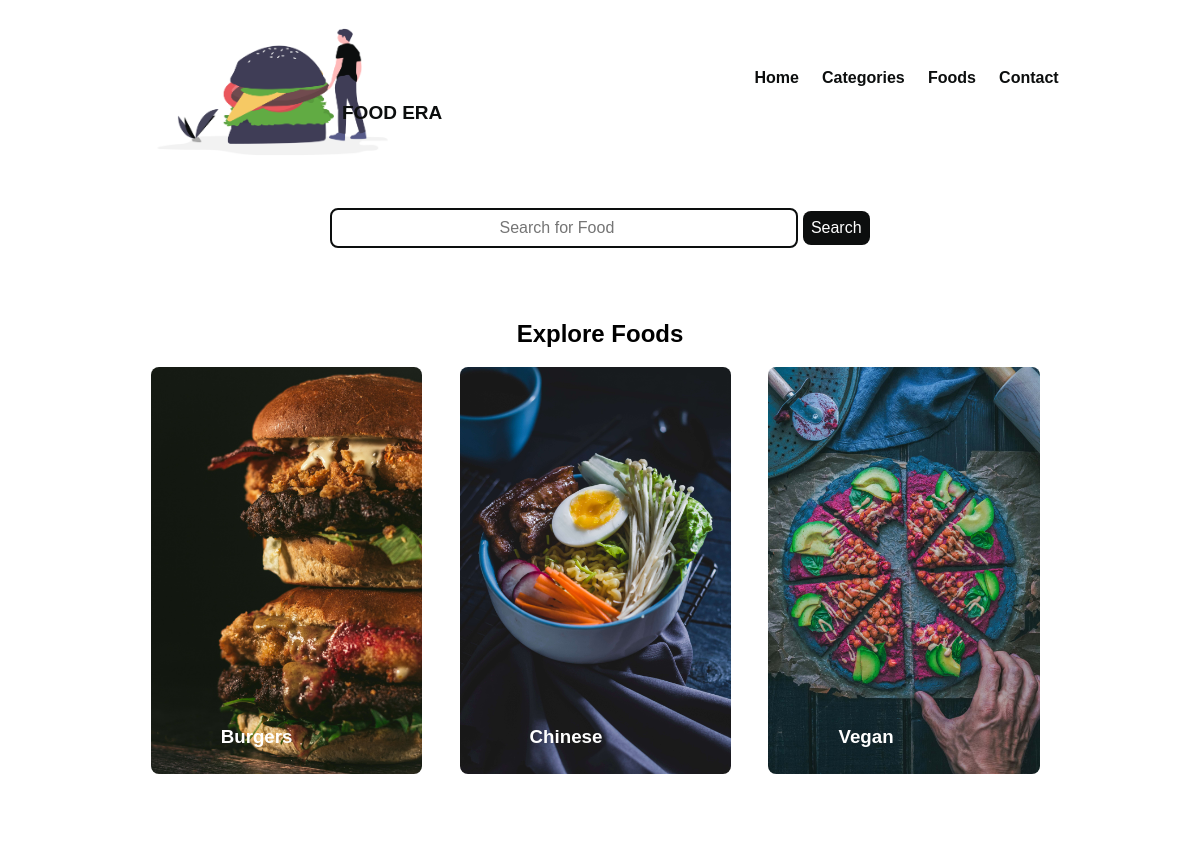
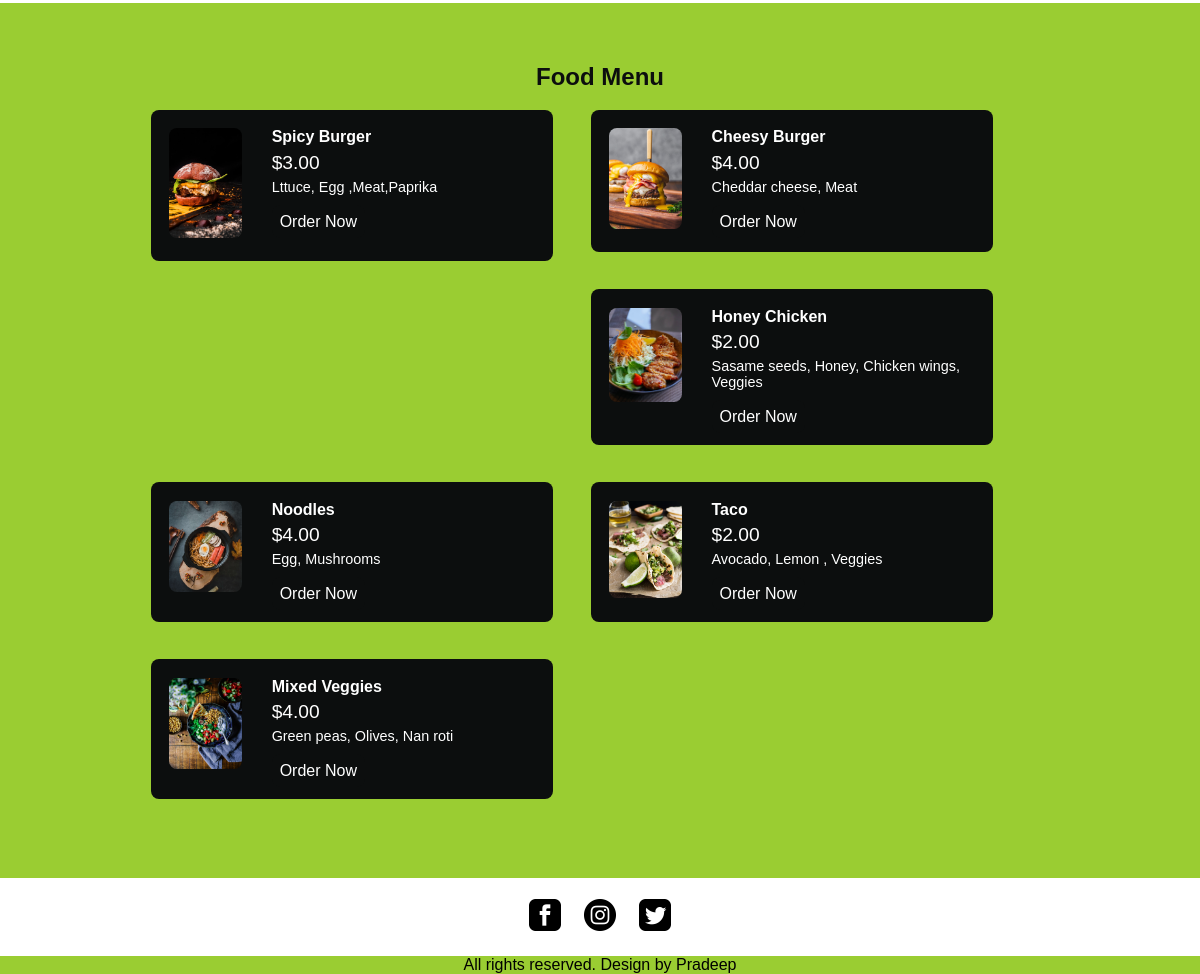
The page / on the database its author committed (2 pictures, top to bottom).
### tables this page shows
CREATE TABLE `tbl_category` (
  `id` int(10) UNSIGNED NOT NULL,
  `title` varchar(100) NOT NULL,
  `image_name` varchar(255) NOT NULL,
  `featured` varchar(10) NOT NULL,
  `active` varchar(10) NOT NULL
);

CREATE TABLE `tbl_food` (
  `id` int(10) UNSIGNED NOT NULL,
  `title` varchar(100) NOT NULL,
  `description` text NOT NULL,
  `price` decimal(10,2) NOT NULL,
  `image_name` varchar(255) NOT NULL,
  `category_id` int(10) UNSIGNED NOT NULL,
  `featured` varchar(10) NOT NULL,
  `active` varchar(10) NOT NULL
);

### html/index.php (the view, shortened to what this page needs)
<?php include('partials-front/menu.php'); ?>
    <section class="food-search text-center">
      <div class="container">
      <form action="<?php echo SITEURL; ?>html/food-search.php" method="POST" >
                <input type="search" name="search" placeholder="Search for Food" required >
                <input type="submit" name="submit" value="Search" class="btn" >
     </form>
      </div>
    </section>
    <section class="categories">
      <div class="container">
        <h2 class="text-center">Explore Foods</h2>
        <?php
                $sql = "SELECT * FROM tbl_category WHERE active='Yes' AND featured='Yes' LIMIT 3";
                $res = mysqli_query($conn, $sql);
                $count = mysqli_num_rows($res);
                if($count>0)
                {
                  while($row=mysqli_fetch_assoc($res))
                    {
                      $id = $row['id'];
                      $title = $row['title'];
                       $image_name = $row['image_name'];
                     ?>
                        <a href="<?php echo SITEURL; ?>html/categories-food.php?category_id=<?php echo $id; ?>">
                            <div class="box float-container">
                                <?php
                                    if($image_name=="")
                                    {
                                        echo "Image not Available";
                                    }
                                    else
                                    {
                                        ?>
                                        <img src="<?php echo SITEURL; ?>img/category/<?php echo $image_name; ?>" alt="Pizza" class="image img-curve">
                                        <?php
                                    }
                                ?>
                                <h3 class="float-text"><?php echo $title; ?></h3>
                            </div>
                        </a>
                        <?php
                    }
                }
                else
                {
                    echo "Category not Added";
                }
            ?>
      </div>
    </section>
    <section class="food-menu">
      <div class="container">
        <h2 class="text-center">Food Menu</h2>
        <?php
            $sql2 = "SELECT * FROM tbl_food WHERE active='Yes' AND featured='Yes' LIMIT 6";
            $res2 = mysqli_query($conn, $sql2);
            $count2 = mysqli_num_rows($res2);
            if($count2>0)
            {
                while($row=mysqli_fetch_assoc($res2))
                {
                    $id = $row['id'];
                    $title = $row['title'];
                    $price = $row['price'];
                    $description = $row['description'];
                    $image_name = $row['image_name'];
                    ?>
                    <div class="food-menu-box">
                        <div class="food-menu-img">
                            <?php
                                if($image_name=="")
                                {
                                    echo "Image not available";
                                }
                                else
                                {
                                    ?>
                                    <img src="<?php echo SITEURL; ?>img/food/<?php echo $image_name; ?>" alt="Pizza" class="image img-curve">
                                    <?php
                                }
                            ?>
                        </div>
                        <div class="food-menu-disp">
                            <h4><?php echo $title; ?></h4>
                            <p class="food-price">$<?php echo $price; ?></p>
                            <p class="food-detail">
                                <?php echo $description; ?>
                            </p>
                            <br>
                            <a href="<?php echo SITEURL; ?>html/order.php?food_id=<?php echo $id; ?>" class="btn">Order Now</a>
                        </div>
                    </div>
                    <?php
                }
            }
            else
            {
                echo "Food not available";
            }
            ?>
      </div>
    </section>
    <?php include('partials-front/footer.php'); ?>

### html/partials-front/menu.php (shortened to what this page needs)
<!DOCTYPE html>
<html lang="en">
  <head>
    <link rel="stylesheet" href="../css/style.css" />
  </head>
  <body>
    <section class="navbar">
      <div class="container">
        <div class="logo">
          <img src="../img/logo.png" alt="Restaurant Logo" class="image" />
        </div>
        <div class="restaurant-name">FOOD ERA</div>
        <div class="menu text-right">
          <ul>
            <li><a href="<?php echo SITEURL; ?>html/index.php">Home</a></li>
            <li><a href="<?php echo SITEURL; ?>html/categories.php">Categories</a></li>
            <li><a href="<?php echo SITEURL; ?>html/foods.php">Foods</a></li>
            <li><a href="#">Contact</a></li>
          </ul>
        </div>
      </div>
    </section>

### html/partials-front/footer.php
    <section class="social">
      <div class="container text-center">
        <ul>
          <li>
            <a href="#"><img src="../img/facebook.png" alt="facebook" /></a>
          </li>
          <li>
            <a href="#"><img src="../img/instagram.png" alt="instagram" /></a>
          </li>
          <li>
            <a href="#"><img src="../img/twitter.png" alt="twitter" /></a>
          </li>
        </ul>
      </div>
    </section>
    <section class="footer">
      <div class="text-center">
        <p class="rights">All rights reserved. Design by Pradeep</p>
      </div>
    </section>
  </body>
</html>

### css/style.css (style rules this page uses)
* { box-sizing: border-box; padding: 0; margin: 0; font-family: "Franklin Gothic Medium", "Arial Narrow", Arial, sans-serif; }
.container { width: 80%; margin: 0 auto; padding: 1%; }
.text-center { text-align: center; }
.image { width: 100%; }
.img-curve { border-radius: 8px; }
.float-container { position: relative; }
.float-text { position: absolute; bottom: 30px; left: 70px; }
.btn { padding: 8px; border: none; font-size: 1em; color: white; background-color: #0c0e0e; border-radius: 8px; cursor: pointer; }
.logo { width: 30%; float: left; }
.restaurant-name { position: absolute; color: #0c0e0e; font-size: 19px; font-weight: 900; width: 13%; margin: 90px 210px; }
.text-right { text-align: right; }
.menu { line-height: 48px; }
.menu ul { list-style: none; }
.menu ul li { display: inline-block; padding: 1%; margin-top: 33px; font-weight: 800; }
.menu ul li a { text-decoration: none; color: #0c0e0e; }
.food-search { margin-top: 8px; }
.food-search input[type="search"] { width: 50%; padding: 1%; font-size: 1em; text-align: center; outline: none; border-radius: 8px; background-color: none; border: 2px solid #0c0e0e; }
.categories { padding: 4% 0; }
.box { width: 29%; float: left; margin: 2%; }
h3 { color: white; }
.food-menu { background-color: yellowgreen; padding: 4% 0; }
.food-menu h2 { color: #0c0e0e; }
.food-menu-box { width: 43%; margin: 2%; padding: 2%; float: left; background-color: #0c0e0e; border-radius: 8px; }
.food-menu-img { width: 20%; float: left; }
.food-menu-disp { width: 70%; float: left; margin-left: 8%; color: white; }
.food-price { font-size: 1.2rem; margin: 2% 0; }
.food-detail { font-size: 0.9rem; }
.food-menu-box .food-menu-disp a { text-decoration: none; }
.social ul { list-style-type: none; }
.social ul li { display: inline-block; padding: 1%; }
.rights { width: 100%; background-color: yellowgreen; }

### rows shown on the page
tbl_category: image_name (picture), title "Burgers"
tbl_category: image_name (picture), title "Chinese"
tbl_category: image_name (picture), title "Vegan"
tbl_food: image_name (picture), title "Spicy Burger", price "3.00", description "Lttuce, Egg ,Meat,Paprika"
tbl_food: image_name (picture), title "Cheesy Burger", price "4.00", description "Cheddar cheese, Meat"
tbl_food: image_name (picture), title "Honey Chicken", price "2.00", description "Sasame seeds, Honey, Chicken wings, Veggies"
tbl_food: image_name (picture), title "Noodles", price "4.00", description "Egg, Mushrooms"
tbl_food: image_name (picture), title "Taco", price "2.00", description "Avocado, Lemon , Veggies"
tbl_food: image_name (picture), title "Mixed Veggies", price "4.00", description "Green peas, Olives, Nan roti"
